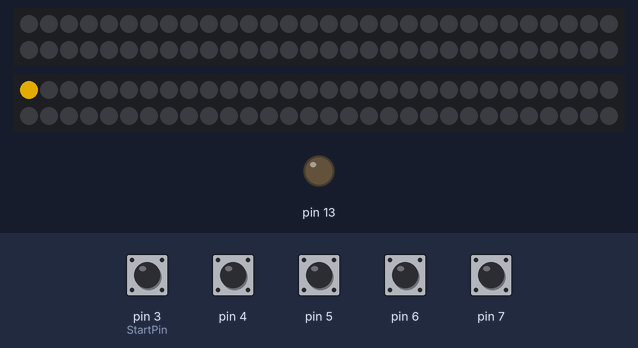
This sketch was run on a simulated Arduino Uno, built with avr-gcc and run on an emulated ATmega328P. On the bench: 2 × 60 RGB LEDs in strip order, left to right, continuing on the next row, output pins drawn as LEDs (lit = HIGH). The test bench sets the inputs (shaded band); at power-on: pin 3 (StartPin), pin 4–7 HIGH. Dim RGB values are drawn brighter than linear.

Above: at 1.27 s.
1.3 s: pin 3 (StartPin) pulled LOW for 0.15 s
At 1.39 s:
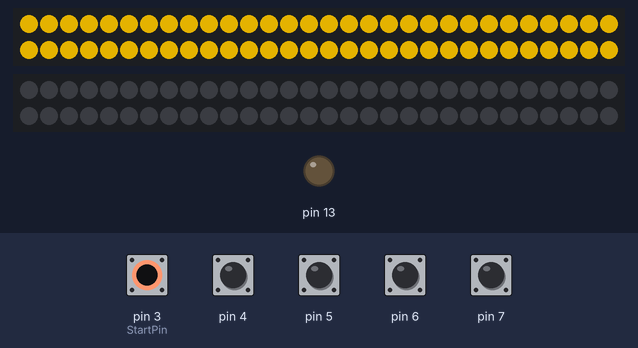
Timing chart, 0 to 4.3 s (numbered marks = the images above; inputs shaded):
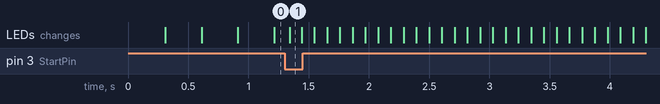

The sketch:

Lantern_sensor.ino
```cpp
#include <FastLED.h>
int state=0;//
int trigger=0;
int StartPin=3;
int numSensors=5;
uint8_t flicker=0;
int numLeds=60;
int colors[]={50,50,50,50,50};//color pick array
CRGB leds[2][60];
//CRGB leds[60];
uint8_t hue;
unsigned long myTime;
int shortTime;
void setup() {
  // put your setup code here, to run once:
  FastLED.addLeds<NEOPIXEL, 9>(leds[0], numLeds);
   FastLED.addLeds<NEOPIXEL, 10>(leds[1], numLeds);
   //FastLED.addLeds<NEOPIXEL, 9>(leds, numLeds);
pinMode(13,OUTPUT);
for(int i=0;i<numSensors;i++){
pinMode(i+StartPin,INPUT_PULLUP);
}
// for(int n=0;n<2;n++){
// for(int m=0;m<numLeds;m++){
//   leds[n][m]=0;
// }}

}


void loop() {
myTime = millis();
shortTime=(myTime/3000)%2;
  if(trigger>0){
    FastLED.clearData();
    trigger--;
    //flicker--;
    flicker=1-flicker;
    for(int n=0;n<numLeds;n++){
      leds[0][n]=CHSV(colors[state-1],255,flicker*255);}// write to pixels on strip
    //leds[n]=CHSV(state*50,255,flicker*255); }
    //digitalWrite(13, flicker);
  FastLED.show();
    delay(100);
  }
    else{
     state=0;
      for(int i=0;i<numSensors;i++){

state+=(1-digitalRead(i+StartPin))*(i+1);
}
  if(state>0){ trigger=60;}

//digitalWrite(13, state);
FastLED.clearData();
//leds[0]=CHSV(hue++,255,255);
if(shortTime==0){
leds[1][0]=CHSV(hue++,255,255);} //write to brigh single pixel
if(shortTime==1){
leds[1][0]=CHSV(0,100,255);}
FastLED.show();
  // Send the updated pixel colors to the hardware.

    delay(20);}
}
```

Measured:
- after the input at 1.3 s, the LEDs: change at once (image 1)
